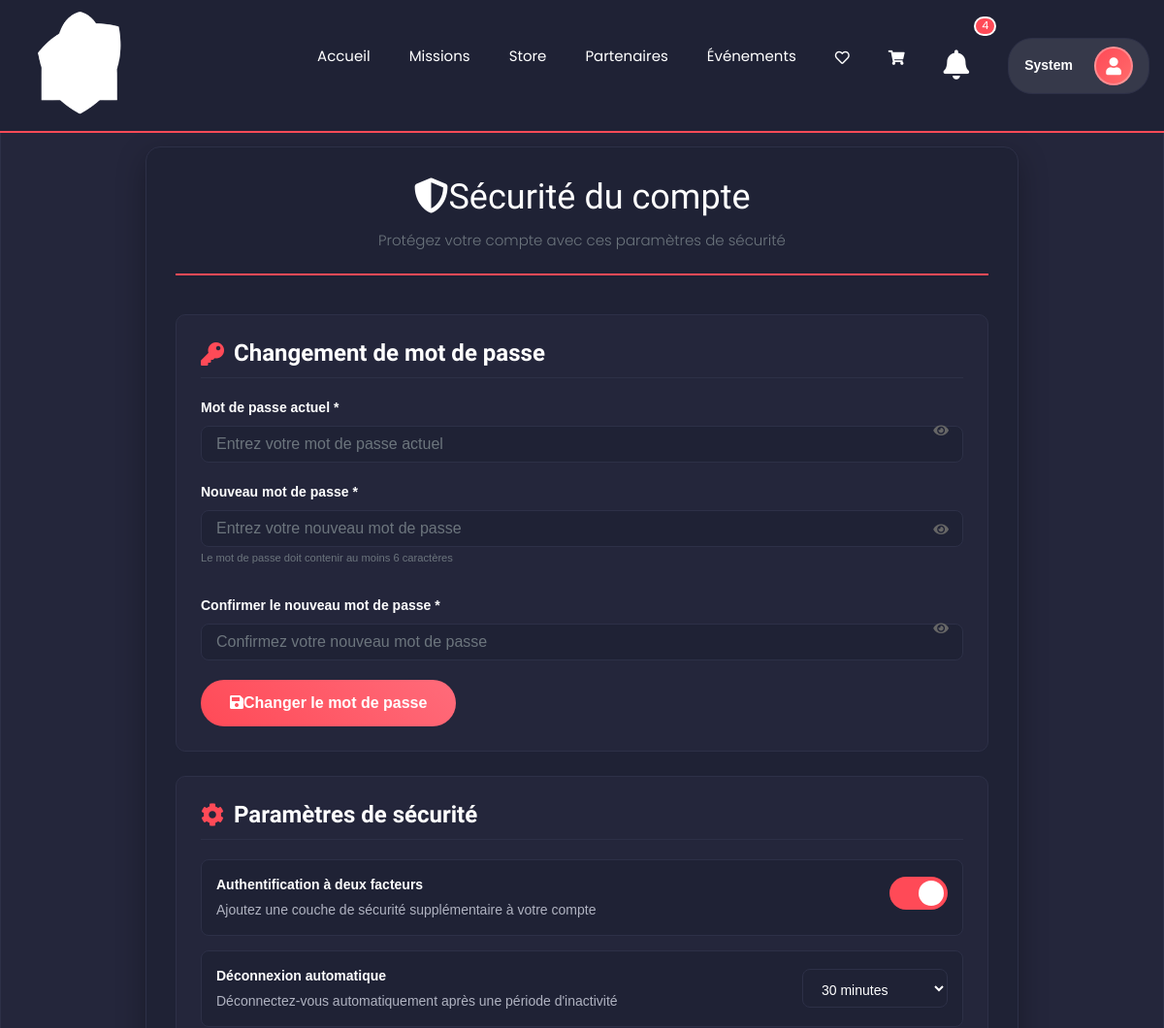
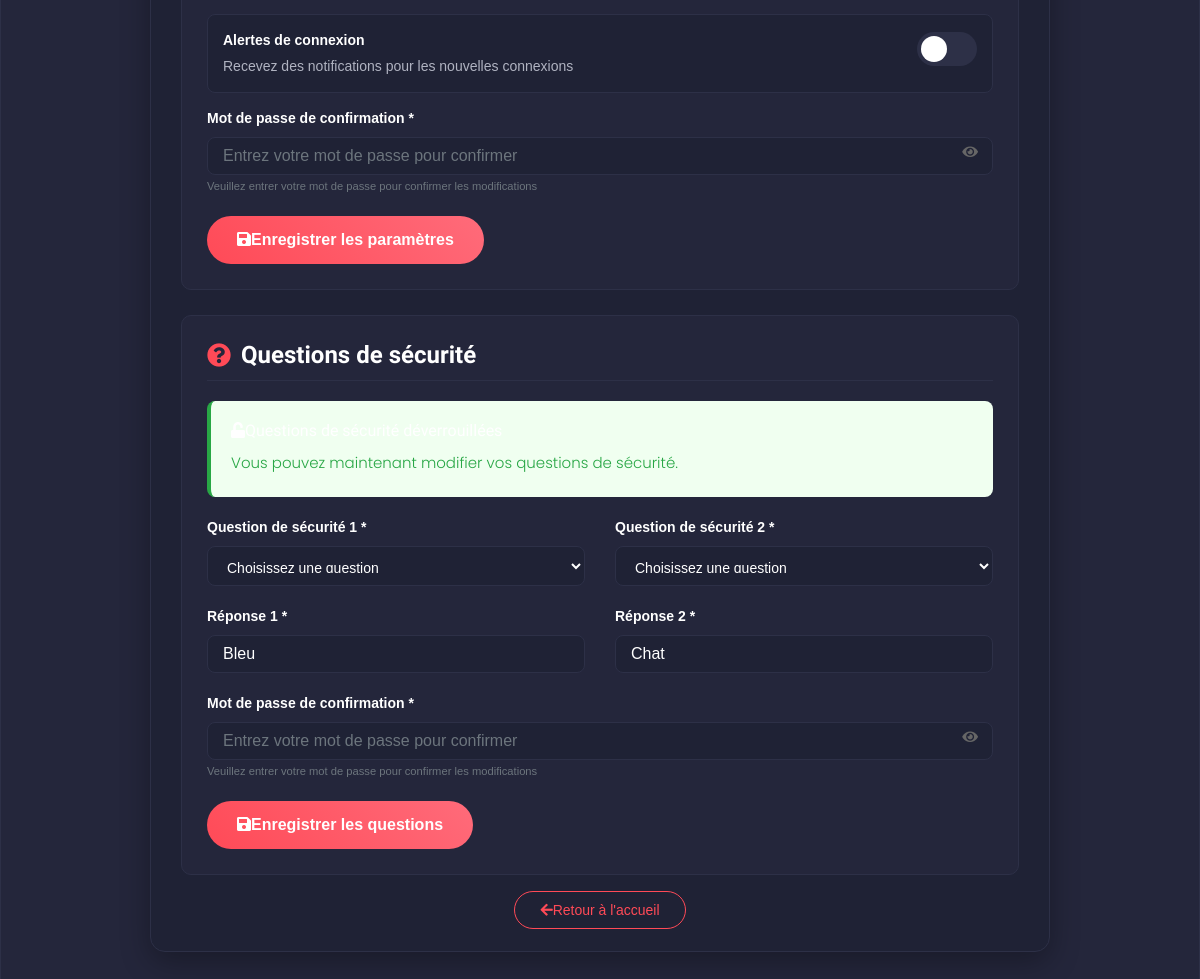
/view/frontoffice/securite.php (signed in), run on the app's committed database (2 pictures, top to bottom).
### tables this page shows
CREATE TABLE `utilisateur` (
  `id_util` int(11) NOT NULL,
  `prenom` varchar(100) NOT NULL,
  `nom` varchar(100) NOT NULL,
  `dt_naiss` date DEFAULT NULL,
  `mail` varchar(255) NOT NULL,
  `num` int(11) DEFAULT NULL,
  `mdp` varchar(255) NOT NULL,
  `typee` enum('admin','user') DEFAULT 'user',
  `q1` varchar(255) DEFAULT NULL,
  `rp1` varchar(255) DEFAULT NULL,
  `q2` varchar(255) DEFAULT NULL,
  `rp2` varchar(255) DEFAULT NULL,
  `gamer_tag` varchar(100) DEFAULT NULL,
  `created_at` timestamp NOT NULL DEFAULT current_timestamp(),
  `updated_at` timestamp NOT NULL DEFAULT current_timestamp() ON UPDATE current_timestamp(),
  `img` varchar(255) DEFAULT NULL,
  `auth` varchar(200) NOT NULL,
  `face` text NOT NULL
);

### controller/utilisateurcontroller.php (called while the page is built, shortened)
<?php
class UtilisateurController {
    public function showUtilisateur($id_util) {
        $sql = "SELECT * FROM utilisateur WHERE id_util = :id_util";
        $db = config::getConnexion();
        $query = $db->prepare($sql);
        $query->bindValue(':id_util', $id_util);
        try {
            $query->execute();
            $utilisateur = $query->fetch();
            return $utilisateur;
        } catch (Exception $e) {
            error_log('Error showing user: ' . $e->getMessage());
            return false;
        }
    }
}
?>

### view/frontoffice/securite.php (the view, shortened to what this page needs)
<?php
include '../../controller/utilisateurcontroller.php';
$utilisateurController = new UtilisateurController();
$user_id = $_SESSION['user_id'];
$current_user = $utilisateurController->showUtilisateur($user_id);
$security_questions = [
    "Quel est le nom de votre animal de compagnie ?",
    "Quel est le nom de votre ville natale ?",
    "Quel est le nom de votre école primaire ?",
    "Quel est le métier de votre père ?",
    "Quel est votre film préféré ?",
    "Quel est le nom de votre meilleur ami d'enfance ?",
    "Quel est votre plat préféré ?",
    "Quel est votre livre préféré ?",
    "Quel est le nom de jeune fille de votre mère ?",
    "Quel est votre sport préféré ?"
];
function generateQuestionOptions($available_questions, $selected_question = '', $exclude_question = '') {
    $options = '<option value="">Choisissez une question</option>';
    foreach ($available_questions as $question) {
        if ($question !== $exclude_question) {
            $selected = ($question === $selected_question) ? 'selected' : '';
            $options .= "<option value=\"$question\" $selected>$question</option>";
        }
    }
    return $options;
}
function displayAnswer($answer, $show_answers) {
    if ($show_answers && !empty($answer)) {
        return htmlspecialchars($answer);
    } else {
        return str_repeat('•', 8);
    }
}
?>
<!DOCTYPE html>
<html lang="fr">
<head>
    <link rel="stylesheet" href="assets/css/bootstrap.min.css">
    <link rel="stylesheet" href="assets/css/all.css">
    <link rel="stylesheet" href="assets/css/style.css">
    <link rel="stylesheet" href="assets/css/securite.css">
</head>
<body>
    <div class="body_bg" style="background: linear-gradient(135deg, #1f2235 0%, #2d325a 100%); min-height: 100vh;">
        <?php include 'header_common.php'; ?>
        <section class="security-section" style="padding: 100px 0;">
            <div class="container">
                <div class="security-container">
                    <div class="security-header">
                        <h1><i class="fas fa-shield-alt me-2"></i>Sécurité du compte</h1>
                        <p class="text-muted">Protégez votre compte avec ces paramètres de sécurité</p>
                    </div>
                    <div class="security-section">
                        <h3 class="section-title">
                            <i class="fas fa-key"></i>Changement de mot de passe
                        </h3>
                        <form method="POST" action="">
                            <div class="form-group">
                                <label class="form-label">Mot de passe actuel *</label>
                                <input type="password" class="form-control" name="current_password"
                                       placeholder="Entrez votre mot de passe actuel">
                            </div>
                            <div class="form-group">
                                <label class="form-label">Nouveau mot de passe *</label>
                                <input type="password" class="form-control" name="new_password"
                                       placeholder="Entrez votre nouveau mot de passe">
                                <small class="text-muted">Le mot de passe doit contenir au moins 6 caractères</small>
                            </div>
                            <div class="form-group">
                                <label class="form-label">Confirmer le nouveau mot de passe *</label>
                                <input type="password" class="form-control" name="confirm_password"
                                       placeholder="Confirmez votre nouveau mot de passe">
                            </div>
                            <button type="submit" name="change_password" class="btn btn-save">
                                <i class="fas fa-save me-2"></i>Changer le mot de passe
                            </button>
                        </form>
                    </div>
                    <div class="security-section">
                        <h3 class="section-title">
                            <i class="fas fa-cog"></i>Paramètres de sécurité
                        </h3>
                        <form method="POST" action="">
                            <div class="security-feature">
                                <div class="feature-info">
                                    <div class="feature-title">Authentification à deux facteurs</div>
                                    <div class="feature-description">
                                        Ajoutez une couche de sécurité supplémentaire à votre compte
                                    </div>
                                </div>
                                <label class="switch">
                                    <span class="slider"></span>
                                </label>
                            </div>
                            <div class="security-feature">
                                <div class="feature-info">
                                    <div class="feature-title">Déconnexion automatique</div>
                                    <div class="feature-description">
                                        Déconnectez-vous automatiquement après une période d'inactivité
                                    </div>
                                </div>
                                <select class="form-select" name="session_timeout" style="width: 150px;">
                                    <option value="30" <?php echo (isset($_SESSION['security_settings']['session_timeout']) && $_SESSION['security_settings']['session_timeout'] == '30') ? 'selected' : ''; ?>>30 minutes</option>
                                </select>
                            </div>
                            <div class="security-feature">
                                <div class="feature-info">
                                    <div class="feature-title">Alertes de connexion</div>
                                    <div class="feature-description">
                                        Recevez des notifications pour les nouvelles connexions
                                    </div>
                                </div>
                                <label class="switch">
                                    <span class="slider"></span>
                                </label>
                            </div>
                            <div class="form-group">
                                <label class="form-label">Mot de passe de confirmation *</label>
                                <input type="password" class="form-control" name="security_password"
                                       placeholder="Entrez votre mot de passe pour confirmer">
                                <small class="text-muted">Veuillez entrer votre mot de passe pour confirmer les modifications</small>
                            </div>
                            <button type="submit" name="update_security_settings" class="btn btn-save">
                                <i class="fas fa-save me-2"></i>Enregistrer les paramètres
                            </button>
                        </form>
                    </div>
                    <div class="security-section">
                        <h3 class="section-title">
                            <i class="fas fa-question-circle"></i>Questions de sécurité
                        </h3>
                        <?php if (!isset($_SESSION['answers_verified']) || !$_SESSION['answers_verified']): ?>
                        <div class="verification-section">
                            <h5><i class="fas fa-lock me-2"></i>Vérification requise</h5>
                            <p class="text-muted">Pour afficher et modifier vos questions de sécurité, veuillez d'abord confirmer votre identité.</p>
                            <form method="POST" action="" class="row g-3 align-items-end">
                                <div class="col-md-6">
                                    <label class="form-label">Mot de passe de confirmation *</label>
                                    <input type="password" class="form-control" name="verify_password"
                                           placeholder="Entrez votre mot de passe">
                                </div>
                                <div class="col-md-6">
                                    <button type="submit" name="verify_identity" class="btn btn-primary">
                                        <i class="fas fa-check me-2"></i>Vérifier l'identité
                                    </button>
                                </div>
                            </form>
                        </div>
                        <?php else: ?>
                        <div class="verification-section answers-unlocked">
                            <h5><i class="fas fa-unlock me-2"></i>Questions de sécurité déverrouillées</h5>
                            <p class="text-success">Vous pouvez maintenant modifier vos questions de sécurité.</p>
                        </div>
                        <?php endif; ?>
                        <form method="POST" action="" id="securityQuestionsForm">
                            <div class="row">
                                <div class="col-md-6">
                                    <div class="form-group">
                                        <label class="form-label">Question de sécurité 1 *</label>
                                        <select class="form-select <?php echo (!isset($_SESSION['answers_verified']) || !$_SESSION['answers_verified']) ? 'field-disabled' : ''; ?>" name="security_question1" id="question1" onchange="updateQuestion2Options()" <?php echo (!isset($_SESSION['answers_verified']) || !$_SESSION['answers_verified']) ? 'disabled' : ''; ?>>
                                            <?php echo generateQuestionOptions($security_questions, $current_user['q1'] ?? '', $current_user['q2'] ?? ''); ?>
                                        </select>
                                    </div>
                                    <div class="form-group">
                                        <label class="form-label">Réponse 1 *</label>
                                        <input type="<?php echo (isset($_SESSION['answers_verified']) && $_SESSION['answers_verified']) ? 'text' : 'password'; ?>"
                                               class="form-control <?php echo (!isset($_SESSION['answers_verified']) || !$_SESSION['answers_verified']) ? 'answer-masked field-disabled' : ''; ?>"
                                               name="security_answer1"
                                               value="<?php echo displayAnswer($current_user['rp1'] ?? '', (isset($_SESSION['answers_verified']) && $_SESSION['answers_verified'])); ?>"
                                               placeholder="Votre réponse"
                                               <?php echo (!isset($_SESSION['answers_verified']) || !$_SESSION['answers_verified']) ? 'disabled' : ''; ?>>
                                    </div>
                                </div>
                                <div class="col-md-6">
                                    <div class="form-group">
                                        <label class="form-label">Question de sécurité 2 *</label>
                                        <select class="form-select <?php echo (!isset($_SESSION['answers_verified']) || !$_SESSION['answers_verified']) ? 'field-disabled' : ''; ?>" name="security_question2" id="question2" onchange="updateQuestion1Options()" <?php echo (!isset($_SESSION['answers_verified']) || !$_SESSION['answers_verified']) ? 'disabled' : ''; ?>>
                                            <?php echo generateQuestionOptions($security_questions, $current_user['q2'] ?? '', $current_user['q1'] ?? ''); ?>
                                        </select>
                                    </div>
                                    <div class="form-group">
                                        <label class="form-label">Réponse 2 *</label>
                                        <input type="<?php echo (isset($_SESSION['answers_verified']) && $_SESSION['answers_verified']) ? 'text' : 'password'; ?>"
                                               class="form-control <?php echo (!isset($_SESSION['answers_verified']) || !$_SESSION['answers_verified']) ? 'answer-masked field-disabled' : ''; ?>"
                                               name="security_answer2"
                                               value="<?php echo displayAnswer($current_user['rp2'] ?? '', (isset($_SESSION['answers_verified']) && $_SESSION['answers_verified'])); ?>"
                                               placeholder="Votre réponse"
                                               <?php echo (!isset($_SESSION['answers_verified']) || !$_SESSION['answers_verified']) ? 'disabled' : ''; ?>>
                                    </div>
                                </div>
                            </div>
                            <?php if (isset($_SESSION['answers_verified']) && $_SESSION['answers_verified']): ?>
                            <div class="form-group">
                                <label class="form-label">Mot de passe de confirmation *</label>
                                <input type="password" class="form-control" name="security_password"
                                       placeholder="Entrez votre mot de passe pour confirmer">
                                <small class="text-muted">Veuillez entrer votre mot de passe pour confirmer les modifications</small>
                            </div>
                            <button type="submit" name="update_security_questions" class="btn btn-save">
                                <i class="fas fa-save me-2"></i>Enregistrer les questions
                            </button>
                            <?php endif; ?>
                        </form>
                    </div>
                    <div class="text-center mt-4">
                        <a href="index.php" class="back-home">
                            <i class="fas fa-arrow-left me-2"></i>Retour à l'accueil
                        </a>
                    </div>
                </div>
            </div>
        </section>
    </div>
</body>
</html>

### data on the page
utilisateur: security_question1 "Choisissez une question", security_answer1 "Bleu", security_question2 "Choisissez une question", security_answer2 "Chat"

### other printed values
$notificationCount "4"
$sessionUserName "System"
